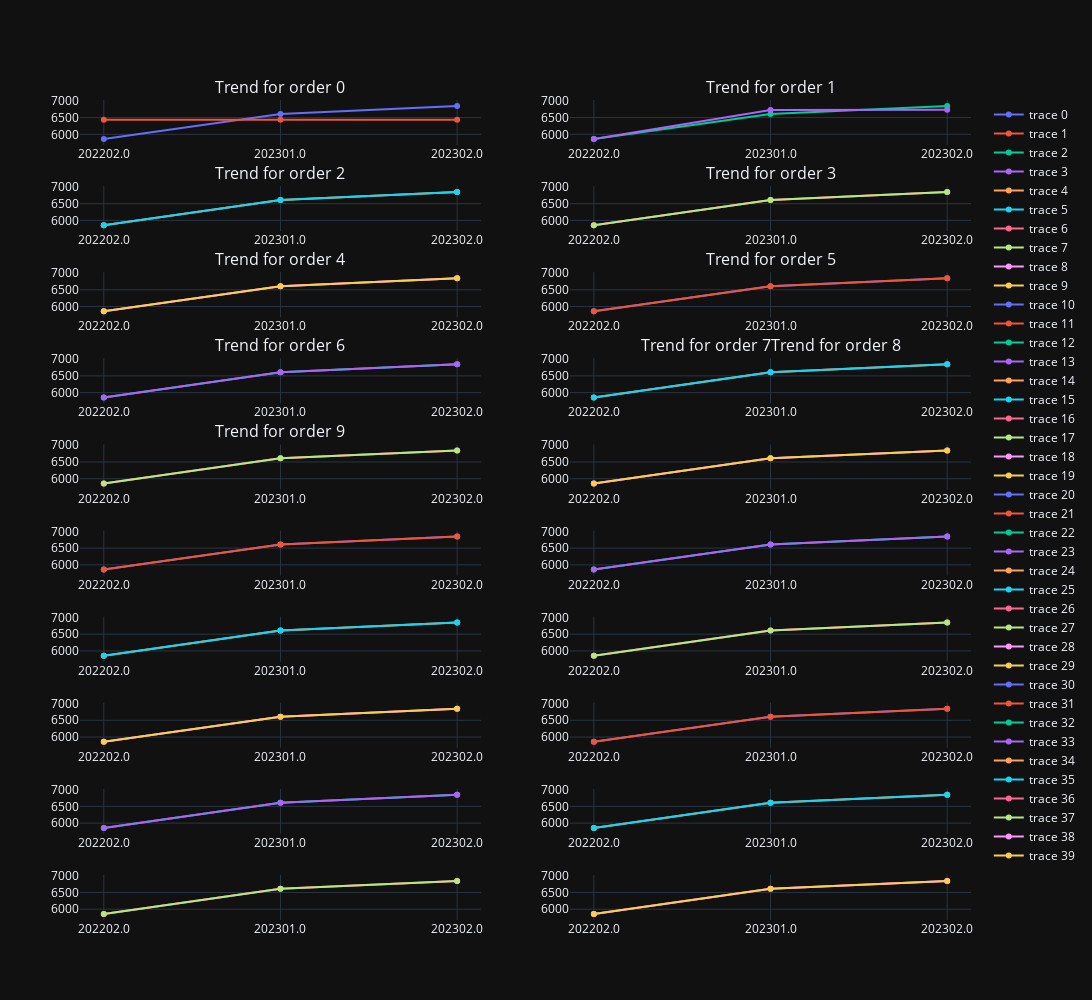
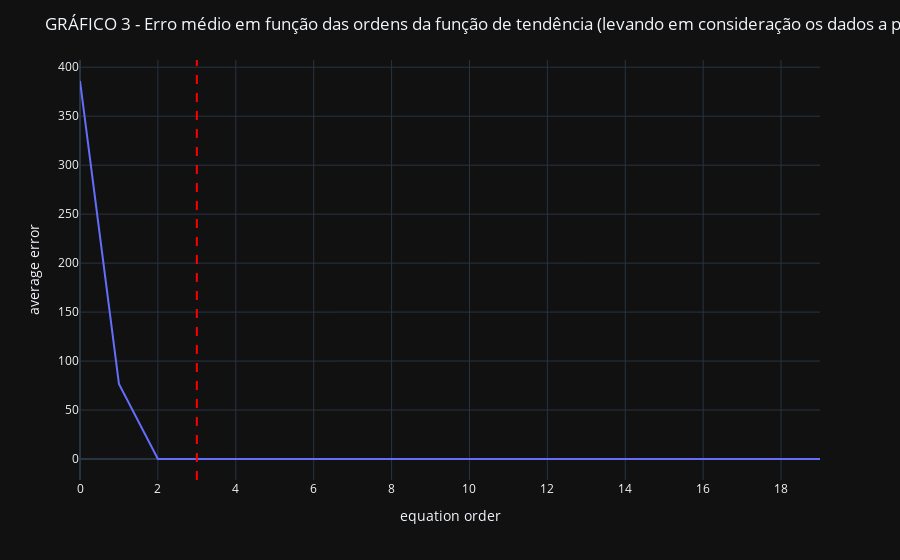

Here is the notebook cell these charts were saved with, in order:
### Code cell
# Análise de todos os dados históricos
col = 1
row = 1

fig = make_subplots(rows=10, cols=2,
                    subplot_titles = ("Trend for order 0", "Trend for order 1", 
                                      "Trend for order 2", "Trend for order 3",
                                      "Trend for order 4", "Trend for order 5",
                                      "Trend for order 6", "Trend for order 7"
                                      "Trend for order 8", "Trend for order 9"))

df_aux = full_df[full_df["ano_semestre"] > 202201].copy()

dict_error_qtd_messages = {}
registers_qtd = 0
for i in range(0,20):    
    df_grouped = df_aux.groupby(by='ano_semestre', as_index=False).mean("avg_valor_item").reset_index()
    z = np.polyfit(df_grouped["ano_semestre"], df_grouped["avg_valor_item"], i)
    p = np.poly1d(z)
    y_hat = p(df_grouped["ano_semestre"])
    
    df_grouped["ano_semestre"] = df_grouped["ano_semestre"].astype(str)
    df_grouped["trended"] = y_hat
    df_grouped["diff"] = abs(df_grouped["trended"] - df_grouped["avg_valor_item"]) 
    error_avg = df_grouped["diff"].sum()/df_grouped.shape[0]
    registers_qtd = df_grouped.shape[0]
    
    # print(col, row)
    fig.add_trace(go.Scatter(x=df_grouped['ano_semestre'], y=df_grouped["avg_valor_item"]), row=row, col=col)
    fig.add_trace(go.Scatter(x=df_grouped['ano_semestre'], y=df_grouped["trended"]), row=row, col=col)
    
    dict_error_qtd_messages[i] = error_avg
    
    col += 1
    if col == 3:
        row += 1
        col = 1

# fig.add_trace(go.Scatter(x=df_grouped["ano_semestre"], y=y_hat))
fig.update_layout(height=1000, width=1200)
fig.show()
# [print(f"Average Error for order {k}: {v}") for k, v in dict_error_qtd_messages.items()]

# np.array(k for k in dict_error_qtd_messages.keys())
plot_df = pd.DataFrame()
plot_df["equation order"] = [k for k in dict_error_qtd_messages.keys()]
plot_df["average error"] = [v for v in dict_error_qtd_messages.values()]

fig = px.line(plot_df, x = "equation order", y = "average error")
fig.add_vline(x=registers_qtd, line_dash="dash", line_color="red")
fig.update_layout(title="GRÁFICO 3 - Erro médio em função das ordens da função de tendência (levando em consideração os dados a partir de 2022S1)")

### Figure 1 — Plotly figure (JSON) as saved in the notebook; plotly's stock layout.template omitted (floating-point values rounded to 4 significant figures)
{"data": [{"x": ["202202.0", "202301.0", "202302.0"], "y": [5858.0, 6607.0, 6845.0], "type": "scatter", "xaxis": "x", "yaxis": "y"}, {"x": ["202202.0", "202301.0", "202302.0"], "y": [6437.0, 6437.0, 6437.0], "type": "scatter", "xaxis": "x", "yaxis": "y"}, {"x": ["202202.0", "202301.0", "202302.0"], "y": [5858.0, 6607.0, 6845.0], "type": "scatter", "xaxis": "x2", "yaxis": "y2"}, {"x": ["202202.0", "202301.0", "202302.0"], "y": [5857.0, 6723.0, 6731.0], "type": "scatter", "xaxis": "x2", "yaxis": "y2"}, {"x": ["202202.0", "202301.0", "202302.0"], "y": [5858.0, 6607.0, 6845.0], "type": "scatter", "xaxis": "x3", "yaxis": "y3"}, {"x": ["202202.0", "202301.0", "202302.0"], "y": [5858.0, 6607.0, 6845.0], "type": "scatter", "xaxis": "x3", "yaxis": "y3"}, {"x": ["202202.0", "202301.0", "202302.0"], "y": [5858.0, 6607.0, 6845.0], "type": "scatter", "xaxis": "x4", "yaxis": "y4"}, {"x": ["202202.0", "202301.0", "202302.0"], "y": [5858.0, 6607.0, 6845.0], "type": "scatter", "xaxis": "x4", "yaxis": "y4"}, {"x": ["202202.0", "202301.0", "202302.0"], "y": [5858.0, 6607.0, 6845.0], "type": "scatter", "xaxis": "x5", "yaxis": "y5"}, {"x": ["202202.0", "202301.0", "202302.0"], "y": [5858.0, 6607.0, 6845.0], "type": "scatter", "xaxis": "x5", "yaxis": "y5"}, {"x": ["202202.0", "202301.0", "202302.0"], "y": [5858.0, 6607.0, 6845.0], "type": "scatter", "xaxis": "x6", "yaxis": "y6"}, {"x": ["202202.0", "202301.0", "202302.0"], "y": [5858.0, 6607.0, 6845.0], "type": "scatter", "xaxis": "x6", "yaxis": "y6"}, {"x": ["202202.0", "202301.0", "202302.0"], "y": [5858.0, 6607.0, 6845.0], "type": "scatter", "xaxis": "x7", "yaxis": "y7"}, {"x": ["202202.0", "202301.0", "202302.0"], "y": [5858.0, 6607.0, 6845.0], "type": "scatter", "xaxis": "x7", "yaxis": "y7"}, {"x": ["202202.0", "202301.0", "202302.0"], "y": [5858.0, 6607.0, 6845.0], "type": "scatter", "xaxis": "x8", "yaxis": "y8"}, {"x": ["202202.0", "202301.0", "202302.0"], "y": [5858.0, 6607.0, 6845.0], "type": "scatter", "xaxis": "x8", "yaxis": "y8"}, {"x": ["202202.0", "202301.0", "202302.0"], "y": [5858.0, 6607.0, 6845.0], "type": "scatter", "xaxis": "x9", "yaxis": "y9"}, {"x": ["202202.0", "202301.0", "202302.0"], "y": [5858.0, 6607.0, 6845.0], "type": "scatter", "xaxis": "x9", "yaxis": "y9"}, {"x": ["202202.0", "202301.0", "202302.0"], "y": [5858.0, 6607.0, 6845.0], "type": "scatter", "xaxis": "x10", "yaxis": "y10"}, {"x": ["202202.0", "202301.0", "202302.0"], "y": [5858.0, 6607.0, 6845.0], "type": "scatter", "xaxis": "x10", "yaxis": "y10"}, {"x": ["202202.0", "202301.0", "202302.0"], "y": [5858.0, 6607.0, 6845.0], "type": "scatter", "xaxis": "x11", "yaxis": "y11"}, {"x": ["202202.0", "202301.0", "202302.0"], "y": [5858.0, 6607.0, 6845.0], "type": "scatter", "xaxis": "x11", "yaxis": "y11"}, {"x": ["202202.0", "202301.0", "202302.0"], "y": [5858.0, 6607.0, 6845.0], "type": "scatter", "xaxis": "x12", "yaxis": "y12"}, {"x": ["202202.0", "202301.0", "202302.0"], "y": [5858.0, 6607.0, 6845.0], "type": "scatter", "xaxis": "x12", "yaxis": "y12"}, {"x": ["202202.0", "202301.0", "202302.0"], "y": [5858.0, 6607.0, 6845.0], "type": "scatter", "xaxis": "x13", "yaxis": "y13"}, {"x": ["202202.0", "202301.0", "202302.0"], "y": [5858.0, 6607.0, 6845.0], "type": "scatter", "xaxis": "x13", "yaxis": "y13"}, {"x": ["202202.0", "202301.0", "202302.0"], "y": [5858.0, 6607.0, 6845.0], "type": "scatter", "xaxis": "x14", "yaxis": "y14"}, {"x": ["202202.0", "202301.0", "202302.0"], "y": [5858.0, 6607.0, 6845.0], "type": "scatter", "xaxis": "x14", "yaxis": "y14"}, {"x": ["202202.0", "202301.0", "202302.0"], "y": [5858.0, 6607.0, 6845.0], "type": "scatter", "xaxis": "x15", "yaxis": "y15"}, {"x": ["202202.0", "202301.0", "202302.0"], "y": [5858.0, 6607.0, 6845.0], "type": "scatter", "xaxis": "x15", "yaxis": "y15"}, {"x": ["202202.0", "202301.0", "202302.0"], "y": [5858.0, 6607.0, 6845.0], "type": "scatter", "xaxis": "x16", "yaxis": "y16"}, {"x": ["202202.0", "202301.0", "202302.0"], "y": [5858.0, 6607.0, 6845.0], "type": "scatter", "xaxis": "x16", "yaxis": "y16"}, {"x": ["202202.0", "202301.0", "202302.0"], "y": [5858.0, 6607.0, 6845.0], "type": "scatter", "xaxis": "x17", "yaxis": "y17"}, {"x": ["202202.0", "202301.0", "202302.0"], "y": [5858.0, 6607.0, 6845.0], "type": "scatter", "xaxis": "x17", "yaxis": "y17"}, {"x": ["202202.0", "202301.0", "202302.0"], "y": [5858.0, 6607.0, 6845.0], "type": "scatter", "xaxis": "x18", "yaxis": "y18"}, {"x": ["202202.0", "202301.0", "202302.0"], "y": [5858.0, 6607.0, 6845.0], "type": "scatter", "xaxis": "x18", "yaxis": "y18"}, {"x": ["202202.0", "202301.0", "202302.0"], "y": [5858.0, 6607.0, 6845.0], "type": "scatter", "xaxis": "x19", "yaxis": "y19"}, {"x": ["202202.0", "202301.0", "202302.0"], "y": [5858.0, 6607.0, 6845.0], "type": "scatter", "xaxis": "x19", "yaxis": "y19"}, {"x": ["202202.0", "202301.0", "202302.0"], "y": [5858.0, 6607.0, 6845.0], "type": "scatter", "xaxis": "x20", "yaxis": "y20"}, {"x": ["202202.0", "202301.0", "202302.0"], "y": [5858.0, 6607.0, 6845.0], "type": "scatter", "xaxis": "x20", "yaxis": "y20"}], "layout": {"xaxis": {"anchor": "y", "domain": [0.0, 0.45]}, "yaxis": {"anchor": "x", "domain": [0.945, 1.0]}, "xaxis2": {"anchor": "y2", "domain": [0.55, 1.0]}, "yaxis2": {"anchor": "x2", "domain": [0.945, 1.0]}, "xaxis3": {"anchor": "y3", "domain": [0.0, 0.45]}, "yaxis3": {"anchor": "x3", "domain": [0.84, 0.895]}, "xaxis4": {"anchor": "y4", "domain": [0.55, 1.0]}, "yaxis4": {"anchor": "x4", "domain": [0.84, 0.895]}, "xaxis5": {"anchor": "y5", "domain": [0.0, 0.45]}, "yaxis5": {"anchor": "x5", "domain": [0.735, 0.79]}, "xaxis6": {"anchor": "y6", "domain": [0.55, 1.0]}, "yaxis6": {"anchor": "x6", "domain": [0.735, 0.79]}, "xaxis7": {"anchor": "y7", "domain": [0.0, 0.45]}, "yaxis7": {"anchor": "x7", "domain": [0.63, 0.685]}, "xaxis8": {"anchor": "y8", "domain": [0.55, 1.0]}, "yaxis8": {"anchor": "x8", "domain": [0.63, 0.685]}, "xaxis9": {"anchor": "y9", "domain": [0.0, 0.45]}, "yaxis9": {"anchor": "x9", "domain": [0.525, 0.58]}, "xaxis10": {"anchor": "y10", "domain": [0.55, 1.0]}, "yaxis10": {"anchor": "x10", "domain": [0.525, 0.58]}, "xaxis11": {"anchor": "y11", "domain": [0.0, 0.45]}, "yaxis11": {"anchor": "x11", "domain": [0.42, 0.475]}, "xaxis12": {"anchor": "y12", "domain": [0.55, 1.0]}, "yaxis12": {"anchor": "x12", "domain": [0.42, 0.475]}, "xaxis13": {"anchor": "y13", "domain": [0.0, 0.45]}, "yaxis13": {"anchor": "x13", "domain": [0.315, 0.37]}, "xaxis14": {"anchor": "y14", "domain": [0.55, 1.0]}, "yaxis14": {"anchor": "x14", "domain": [0.315, 0.37]}, "xaxis15": {"anchor": "y15", "domain": [0.0, 0.45]}, "yaxis15": {"anchor": "x15", "domain": [0.21, 0.265]}, "xaxis16": {"anchor": "y16", "domain": [0.55, 1.0]}, "yaxis16": {"anchor": "x16", "domain": [0.21, 0.265]}, "xaxis17": {"anchor": "y17", "domain": [0.0, 0.45]}, "yaxis17": {"anchor": "x17", "domain": [0.105, 0.16]}, "xaxis18": {"anchor": "y18", "domain": [0.55, 1.0]}, "yaxis18": {"anchor": "x18", "domain": [0.105, 0.16]}, "xaxis19": {"anchor": "y19", "domain": [0.0, 0.45]}, "yaxis19": {"anchor": "x19", "domain": [0.0, 0.055]}, "xaxis20": {"anchor": "y20", "domain": [0.55, 1.0]}, "yaxis20": {"anchor": "x20", "domain": [0.0, 0.055]}, "annotations": [{"font": {"size": 16}, "showarrow": false, "text": "Trend for order 0", "x": 0.225, "xanchor": "center", "xref": "paper", "y": 1.0, "yanchor": "bottom", "yref": "paper"}, {"font": {"size": 16}, "showarrow": false, "text": "Trend for order 1", "x": 0.775, "xanchor": "center", "xref": "paper", "y": 1.0, "yanchor": "bottom", "yref": "paper"}, {"font": {"size": 16}, "showarrow": false, "text": "Trend for order 2", "x": 0.225, "xanchor": "center", "xref": "paper", "y": 0.895, "yanchor": "bottom", "yref": "paper"}, {"font": {"size": 16}, "showarrow": false, "text": "Trend for order 3", "x": 0.775, "xanchor": "center", "xref": "paper", "y": 0.895, "yanchor": "bottom", "yref": "paper"}, {"font": {"size": 16}, "showarrow": false, "text": "Trend for order 4", "x": 0.225, "xanchor": "center", "xref": "paper", "y": 0.79, "yanchor": "bottom", "yref": "paper"}, {"font": {"size": 16}, "showarrow": false, "text": "Trend for order 5", "x": 0.775, "xanchor": "center", "xref": "paper", "y": 0.79, "yanchor": "bottom", "yref": "paper"}, {"font": {"size": 16}, "showarrow": false, "text": "Trend for order 6", "x": 0.225, "xanchor": "center", "xref": "paper", "y": 0.685, "yanchor": "bottom", "yref": "paper"}, {"font": {"size": 16}, "showarrow": false, "text": "Trend for order 7Trend for order 8", "x": 0.775, "xanchor": "center", "xref": "paper", "y": 0.685, "yanchor": "bottom", "yref": "paper"}, {"font": {"size": 16}, "showarrow": false, "text": "Trend for order 9", "x": 0.225, "xanchor": "center", "xref": "paper", "y": 0.58, "yanchor": "bottom", "yref": "paper"}], "height": 1000, "width": 1200}}

### Figure 2 — Plotly figure (JSON) as saved in the notebook; plotly's stock layout.template omitted (floating-point values rounded to 4 significant figures)
{"data": [{"hovertemplate": "equation order=%{x}<br>average error=%{y}<extra></extra>", "legendgroup": "", "line": {"color": "#636efa", "dash": "solid"}, "marker": {"symbol": "circle"}, "mode": "lines", "name": "", "orientation": "v", "showlegend": false, "x": [0, 1, 2, 3, 4, 5, 6, 7, 8, 9, 10, 11, 12, 13, 14, 15, 16, 17, 18, 19], "xaxis": "x", "y": [385.9, 76.72, 1.879e-05, 2.752e-05, 1.173e-05, 1.19e-05, 6.539e-06, 4.95e-06, 2.725e-06, 2.884e-06, 5.397e-07, 2.378e-06, 1.385e-06, 1.328e-06, 7.087e-07, 6.696e-07, 4.199e-07, 3.007e-07, 1.567e-06, 1.649e-07], "yaxis": "y", "type": "scatter"}], "layout": {"xaxis": {"anchor": "y", "domain": [0.0, 1.0], "title": {"text": "equation order"}}, "yaxis": {"anchor": "x", "domain": [0.0, 1.0], "title": {"text": "average error"}}, "legend": {"tracegroupgap": 0}, "margin": {"t": 60}, "shapes": [{"line": {"color": "red", "dash": "dash"}, "type": "line", "x0": 3, "x1": 3, "xref": "x", "y0": 0, "y1": 1, "yref": "y domain"}], "title": {"text": "GRÁFICO 3 - Erro médio em função das ordens da função de tendência (levando em consideração os dados a partir de 2022S1)"}}}
